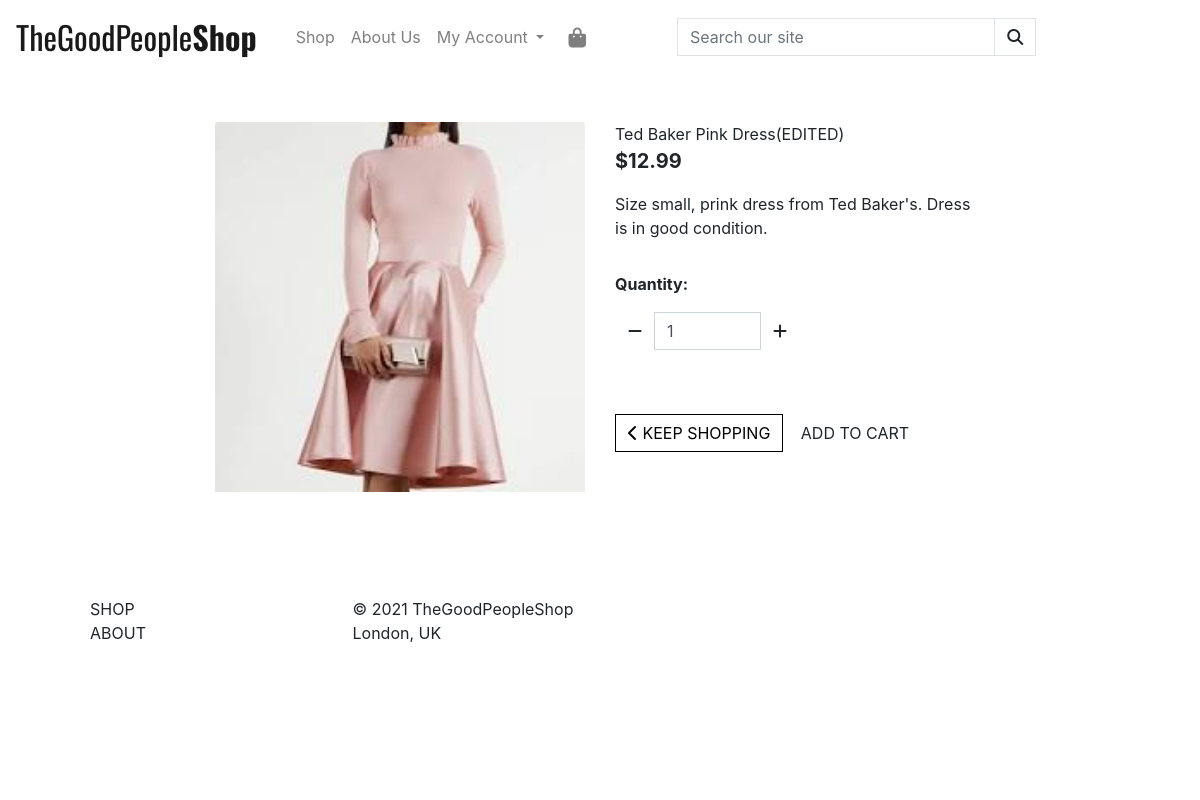
The page /products/1/ on the database its author committed.
### products/models.py (models this page shows, shortened)
class Product(models.Model):
    name = models.CharField(max_length=254)
    description = models.TextField()
    charity = models.CharField(
        max_length=254,
        choices=sorted_charities,
        default = '',
    )
    price = models.DecimalField(max_digits=6, decimal_places=2)
    image = models.ImageField(null=True, blank=True)

### products/views.py (the view)
# urls.py: path('<int:product_id>/', views.product_detail, name='product_detail'),
def product_detail(request, product_id):
    product = get_object_or_404(Product, pk=product_id)
    context = {
        'product': product,
    }
    return render(request, 'products/product_detail.html', context)

### cart/contexts.py (called while the page is built, shortened)
def cart_contents(request):
    cart_items = []
    total = 0
    product_count = 0
    cart = request.session.get('cart', {})
    if total < settings.FREE_DELIVERY_THRESHOLD:
        delivery = total * Decimal(settings.STANDARD_DELIVERY_PERCENTAGE / 100)
        free_delivery_delta = settings.FREE_DELIVERY_THRESHOLD - total
    else:
        delivery = 0
        free_delivery_delta = 0
    grand_total = delivery + total
    context = {
        'cart_items': cart_items,
        'total': total,
        'product_count': product_count,
        'delivery': delivery,
        'free_delivery_delta': free_delivery_delta,
        'free_delivery_threshold': settings.FREE_DELIVERY_THRESHOLD,
        'grand_total': grand_total,
    }
    return context

### products/templates/products/product_detail.html (shortened to what this page needs)
{% extends "base.html" %}
{% load static %}
{% block content %}
<div class="overlay"></div>
<div class="container-fluid">
    <div class="row">
        <div class="col-12 col-md-6 col-lg-4 offset-lg-2">
            <div class="image-container my-5">
                <a href="{{ product.image.url }}" target="_blank">
                    <img class="card-img-top img-fluid" src="{{ product.image.url }}" alt="{{ product.name }}">
                </a>
            </div>
        </div>
        <div class="col-12 col-md-6 col-lg-4">
            <div class="product-details-container mb-5 mt-md-5">
                <p class="mb-0">{{ product.name }}</p>
                <p class="lead mb-0 text-left font-weight-bold">${{ product.price }}</p>
                <p class="mt-3">{{ product.description }}</p>
                <form class="form" action="{% url 'add_to_cart' product.id %}" method="POST">
                    <div class="form-row">
                        <div class="col-12">
                            <p class="mt-3"><strong>Quantity:</strong></p>
                            <div class="form-group w-50">
                                <div class="input-group">
                                    <div class="input-group-prepend">
                                        <button class="decrement-qty btn btn-black rounded-0"
                                            data-item_id="{{ product.id }}" id="decrement-qty_{{ product.id }}">
                                            <span class="icon">
                                                <i class="fas fa-minus"></i>
                                            </span>
                                        </button>
                                    </div>
                                    <input class="form-control qty_input" type="number" name="quantity" value="1"
                                        min="1" max="1" data-item_id="{{ product.id }}" id="id_qty_{{ product.id }}">
                                    <div class="input-group-append">
                                        <button class="increment-qty btn btn-black rounded-0"
                                            data-item_id="{{ product.id }}" id="increment-qty_{{ product.id }}">
                                            <span class="icon">
                                                <i class="fas fa-plus"></i>
                                            </span>
                                        </button>
                                    </div>
                                </div>
                            </div>
                        </div>
                        <div class="col-12">
                            <a href="{% url 'products' %}" class="btn btn-outline-black rounded-0 mt-5">
                                <span class="icon">
                                    <i class="fas fa-chevron-left"></i>
                                </span>
                                <span class="text-uppercase">Keep Shopping</span>
                            </a>
                            <input type="submit" class="btn btn-black rounded-0 text-uppercase mt-5" value="Add to Cart">
                        </div>
                    </div>
                </form>
            </div>
        </div>
    </div>
</div>
{% endblock%}

### templates/base.html (shortened to what this page needs)
{% load static %}
<!DOCTYPE html>
<html lang="en">
<head>
    {% block corecss %}
        <link rel="stylesheet" href="https://stackpath.bootstrapcdn.com/bootstrap/4.5.2/css/bootstrap.min.css"
>
        <link rel="stylesheet" href="{% static 'css/base.css' %}">
    {% endblock %}
</head>
<body>
    <header>
        <nav class="navbar navbar-expand-lg navbar-light">
            {% include 'includes/top-nav.html' %}
        </nav>
    </header>
    <main>
        {% block content%}
        {% endblock %}
    </main>
    <div class="container">
        {% include 'includes/footer.html' %}
    </div>
</body>
</html>

### templates/includes/top-nav.html (shortened to what this page needs)
<a class="navbar-brand logo" href="{% url 'home' %}">TheGoodPeople<strong>Shop</strong></a>
<div class="col-12 col-lg-4 my-auto">
    <ul class="navbar-nav mr-auto">
        <li class="nav-item">
            <a class="nav-link" href="{% url 'products' %}">Shop</a>
        </li>
        <li class="nav-item">
            <a class="nav-link" href="{% url 'about' %}">About Us</a>
        </li>
        <li class="list-inline-item dropdown">
            <a class="nav-link dropdown-toggle" href="#" id="navbarDropdown" role="button" data-toggle="dropdown"
                aria-haspopup="true" aria-expanded="false">
                My Account
            </a>
        </li>
        <li class="list-inline-item">
            <a href="{% url 'view_cart' %}" class="font-weight-bold nav-link">
                <div class="text-center">
                    <div><i class="fas fa-shopping-bag fa-lg"></i></div>
                </div>
            </a>
        </li>
    </ul>
</div>
<div class="col-12 col-lg-4 my-auto py-1 py-lg-0">
    <form method="GET" action="{% url 'products' %}">
        <div class="input-group w-100">
            <input class="form-control border border-black rounded-0" type="text" name="q"
                placeholder="Search our site">
            <div class="input-group-append">
                <button class="form-control btn btn-black border border-black rounded-0" type="submit">
                    <span class="icon">
                        <i class="fas fa-search"></i>
                    </span>
                </button>
            </div>
        </div>
    </form>
</div>

### templates/includes/footer.html
<footer>
    <div id="footer">
        <div class="container-fluid">
            <div class="container">
                <div class="row footer-row">
                    <div class="col-sm-12 col-md-6 col-lg-3">
                        <a href="#" class="footer-link mb-7">Shop</a>
                        <a href="{% url 'about' %}" class="footer-link mb-7-mob">About</a>
                    </div>
                    <div class="col-sm-12 col-md-6 col-lg-3">
                        <p class="mb-7">© 2021 TheGoodPeopleShop</p>
                        <p>London, UK</p>
                    </div>
                </div>
            </div>
        </div>
    </div>
</footer>

### static/css/base.css (style rules this page uses)
body, html { height: 100%; }
html { box-sizing: border-box; }
.logo { font-family: 'Oswald'; font-weight: 400; font-size: 2rem; }
*, *:before, *:after { box-sizing: inherit; }
.overlay { height: 100%; width: 100%; top: 0; left: 0; position: fixed; background: white; z-index: -1; }
footer { background-color: var(--color-black); color: var(--color-white); min-height: 165px; font-family: var(--font-poppins); padding-top: 2%; }
.footer-link { text-transform: uppercase; display: block; color: var(--color-white); }
footer p { margin-bottom: 0; }
.footer-row { padding-top: 35px; margin: 0; }
.btn-outline-black { background: white; color: black !important; border: 1px solid black; }

### rows shown on the page
Product: image (picture), name "Ted Baker Pink Dress(EDITED)", price "12.99", description "Size small, prink dress from Ted Baker's. Dress is in good condition.", quantity "1"
